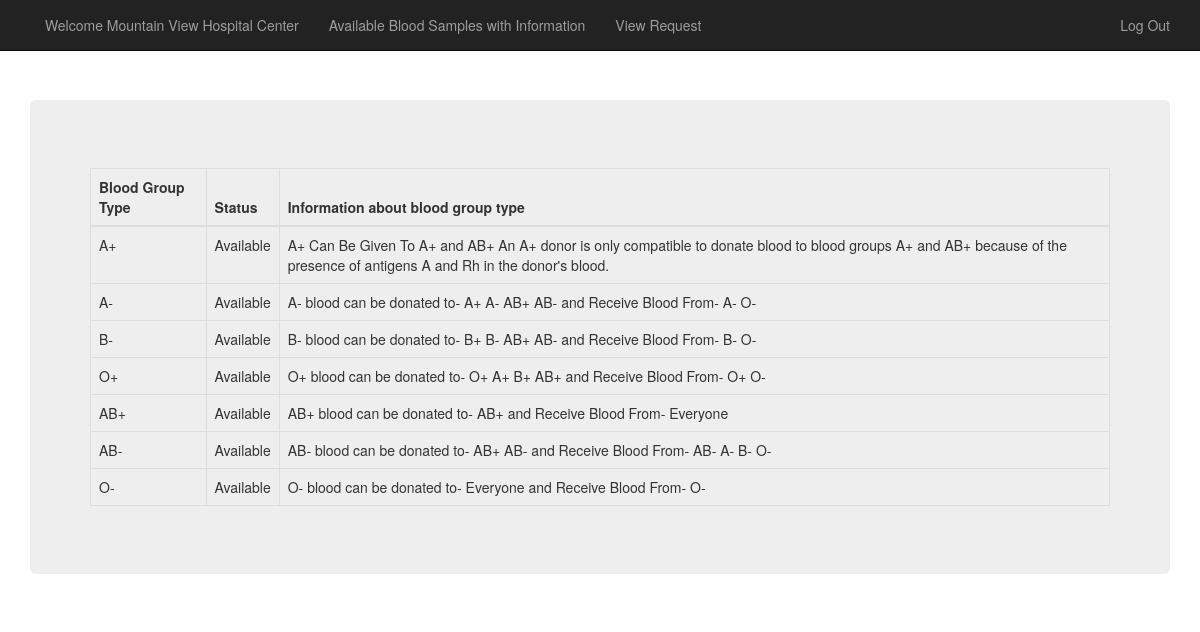
The page /blood_info.php (signed in) on the database its author committed.
### tables this page shows
CREATE TABLE `hospital_blood_samples_information` (
  `ID` int(11) NOT NULL,
  `hospital_name` varchar(500) NOT NULL,
  `blood_samples` varchar(100) NOT NULL,
  `Status` varchar(100) NOT NULL
);

### blood_info.php (the view, shortened to what this page needs)
<?php
include "../connection.php";
mysqli_select_db($conn,'bloodbank');
$hos=$_SESSION['user_h_name'];
$sql = mysqli_query($conn,"select * from hospital_blood_samples_information where hospital_name='$hos'");
?>
<!DOCTYPE html>
<html>
<head>
    <link rel="stylesheet" href="../css/bootstrap.min.css">
</head>
<body>
<nav class="navbar navbar-inverse navbar-fixed-top">
    <div class="container">
        <ul class="nav navbar-nav navbar-left">
            <li> <a href="hospital_home.php"> Welcome <?php  echo $hos; ?>  </a> </li>
            <li> <a href="blood_info.php">Available Blood Samples with Information</a> </li>
            <li> <a href="view_request.php">View Request</a> </li>
        </ul>
        <ul class="nav navbar-nav navbar-right">
            <li> <a href="logout.php">Log Out</a> </li>
        </ul>
    </div>
</nav>
<div class="container" style="margin-top: 100px;">
    <div class="jumbotron">
        <div class="row">
            <div class="col-md-6 col-md-offset-3">
            </div>
        </div>
        <table class="table table-bordered">
            <thead>
            <tr>
                <th>Blood Group Type</th>
                <th>Status</th>
                <th>Information about blood group type</th>
            </tr>
            </thead>
            <tbody>
            <?php
            while ($res = mysqli_fetch_assoc($sql)){
                echo '<tr>';
                echo '<td>'.$res['blood_samples'].'</td>';
                echo '<td>'.$res['Status'].'</td>';
                if($res['blood_samples']=="A+"){
                    $info="A+ Can Be Given To A+ and AB+ An A+ donor is only compatible to donate blood to blood groups A+ and AB+ because of the presence of antigens A and Rh in the donor's blood. ";
                }
                else if($res['blood_samples']=="A-"){
                    $info="A- blood can be donated to- A+ A- AB+ AB- and Receive Blood From- A- O- ";
                }
                else if($res['blood_samples']=="O+"){
                    $info="O+ blood can be donated to- O+ A+ B+ AB+ and Receive Blood From- O+ O- ";
                }
                else if($res['blood_samples']=="B+"){
                    $info="B+ blood can be donated to- B+ AB+ and Receive Blood From- B+ B- O+ O- ";
                }
                else if($res['blood_samples']=="AB+"){
                    $info="AB+ blood can be donated to- AB+ and Receive Blood From- Everyone ";
                }
                else if($res['blood_samples']=="O-"){
                    $info="O- blood can be donated to- Everyone and Receive Blood From-  O- ";
                }
                else if($res['blood_samples']=="B-"){
                    $info="B- blood can be donated to- B+ B- AB+ AB- and Receive Blood From- B- O- ";
                }
                else{
                    $info="AB- blood can be donated to- AB+ AB- and Receive Blood From- AB- A- B- O- ";
                }
                echo '<td>'.$info.'</td>';
            }
            ?>
            </tbody>
        </table>
    </div>
    </div>
</body>
</html>

### rows shown on the page
hospital_blood_samples_information: blood_samples "A+", Status "Available", blood_samples "A+ Can Be Given To A+ and AB+ An A+ donor is only compatible to donate blood to blood groups A+ and AB+ because of the presence of antigens A and Rh in the donor's blood."
hospital_blood_samples_information: blood_samples "A-", Status "Available", blood_samples "A- blood can be donated to- A+ A- AB+ AB- and Receive Blood From- A- O-"
hospital_blood_samples_information: blood_samples "B-", Status "Available", blood_samples "B- blood can be donated to- B+ B- AB+ AB- and Receive Blood From- B- O-"
hospital_blood_samples_information: blood_samples "O+", Status "Available", blood_samples "O+ blood can be donated to- O+ A+ B+ AB+ and Receive Blood From- O+ O-"
hospital_blood_samples_information: blood_samples "AB+", Status "Available", blood_samples "AB+ blood can be donated to- AB+ and Receive Blood From- Everyone"
hospital_blood_samples_information: blood_samples "AB-", Status "Available", blood_samples "AB- blood can be donated to- AB+ AB- and Receive Blood From- AB- A- B- O-"
hospital_blood_samples_information: blood_samples "O-", Status "Available", blood_samples "O- blood can be donated to- Everyone and Receive Blood From- O-"

### other values the page prints
$hos "Mountain View Hospital Center"
